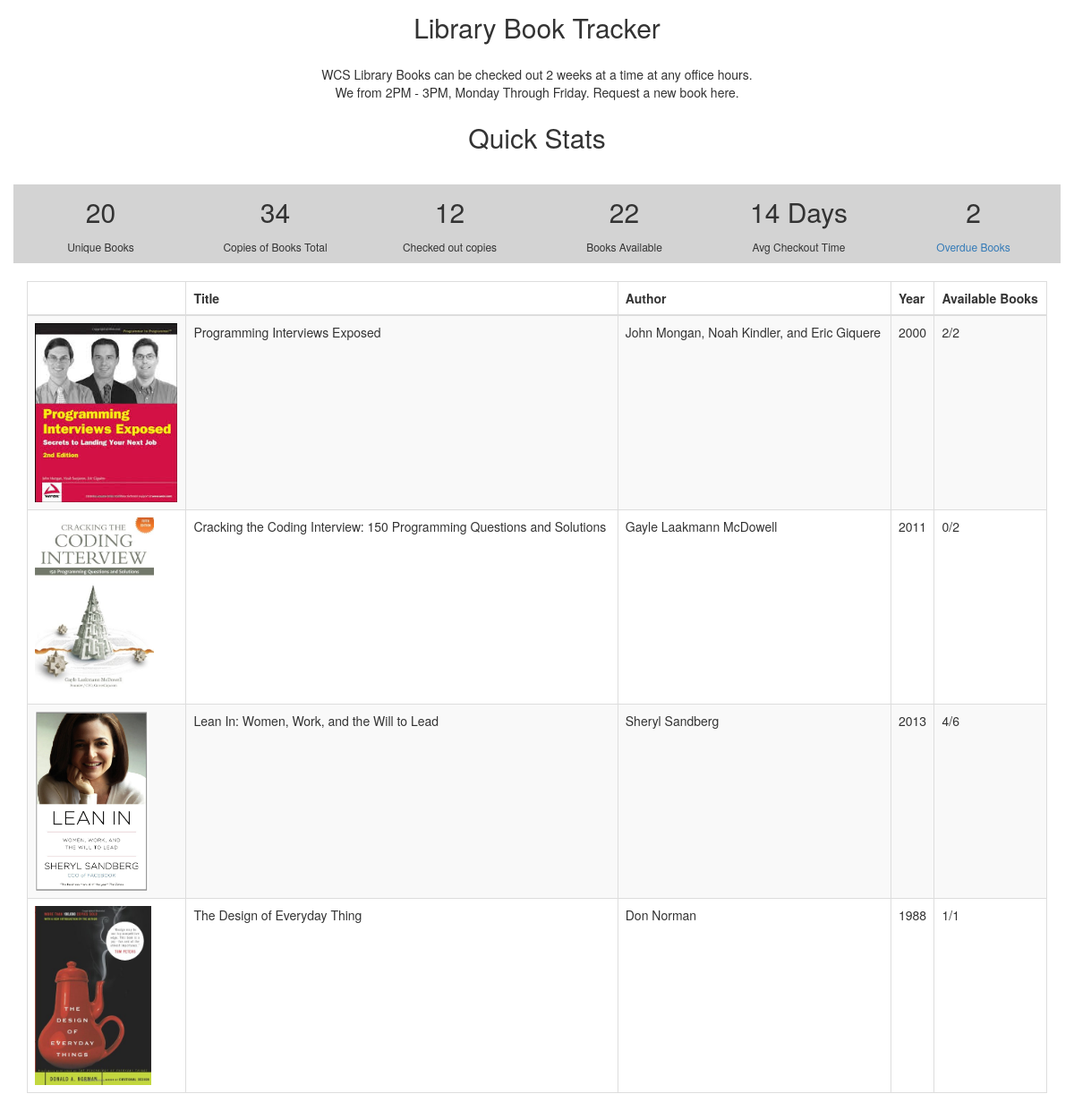
The page / on the database its author committed.
### tables this page shows
CREATE TABLE books (
  id integer primary key autoincrement,
  name text not null,
  authors text not null,
  available text not null,
  cover text not null,
  year integer,
  category text not null
);

### routes.py (the view)
@app.route('/')
def index():
	db = get_db()
	cur = db.execute('select * from books')
	books = cur.fetchall()
	return render_template('index.html', books=books)

### routes.py (called while the page is built)
def connect_db():
    rv = sqlite3.connect(app.config['DATABASE'])
    rv.row_factory = sqlite3.Row
    return rv

def get_db():
    if not hasattr(g, "sqlite_db"):
        g.sqlite_db = connect_db()
    return g.sqlite_db

@app.before_request
def before_request():
    g.db = connect_db()

@app.teardown_request
def teardown_request(exception):
    db = getattr(g, 'db', None)
    if db is not None:
        db.close()

### templates/index.html
{% extends 'base.html' %}

### templates/base.html (shortened to what this page needs)
<!DOCTYPE html>
<html>
<head>
<link href="{{ url_for('static', filename='bootstrap/css/bootstrap.css') }}" rel="stylesheet">
<link rel="stylesheet" href="{{ url_for('static', filename='style.css') }}">
<link rel="stylesheet" href="//maxcdn.bootstrapcdn.com/font-awesome/4.3.0/css/font-awesome.min.css">
</head>
<body>
<div class="container">
<div class="page-home-title">Library Book Tracker</div>
<div class="page-home-description">
WCS Library Books can be checked out 2 weeks at a time at any office hours.<br>
We from 2PM - 3PM, Monday Through Friday. Request a new book here.<br>
</div>
<div class="page-home-title">Quick Stats</div>
<div id="quick-stats-area" class="row">
	<div class="quick-stats-box col-md-2">
		<span class="quick-stats-number">20</span>
		<span class="quick-stats-text">Unique Books</span>
	</div>
	<div class="quick-stats-box col-md-2">
		<span class="quick-stats-number">34</span>
		<span class="quick-stats-text">Copies of Books Total</span>
	</div>
	<div class="quick-stats-box col-md-2">
		<span class="quick-stats-number">12</span>
		<span class="quick-stats-text">Checked out copies</span>
	</div>
	<div class="quick-stats-box col-md-2">
		<span class="quick-stats-number">22</span>
		<span class="quick-stats-text">Books Available</span>
	</div>
	<div class="quick-stats-box col-md-2">
			<span class="quick-stats-number">14 Days</span>
			<span class="quick-stats-text">Avg Checkout Time</span>
	</div>
	<div class="quick-stats-box col-md-2">
		<span class="quick-stats-number">2</span>
		<span class="quick-stats-text"><a href="overdue.html">Overdue Books</a></span>
	</div>
</div>
{% block content -%}
{% include "books.html" %}
{%- endblock content %}
</div>
</body>
</html>

### templates/books.html
<table class="table table-bordered table-striped">
	<thead>
		<tr>
			<th></th>
			<th>Title</th>
			<th>Author</th>
			<th>Year</th>
			<th>Available Books</th>
		</tr>
	</thead>
	<tbody>
		{% for book in books %}
		<tr>
			<td><img class="book-preview-image" src="{{ url_for('static', filename = ''+ book.cover ) }}" alt="{{ book.name }}"></td>
			<td>{{ book.name }}</td>
			<td>{{ book.authors }}</td>
			<td>{{ book.year }}</td>
			<td>{{ book.available }}</td>
		</tr>
		{% endfor %}
	</tbody>
</table>

### static/style.css (style rules this page uses)
.book-preview-image { height: 200px; }
.quick-stats-number { font-size: 30px; display: block; text-align: center; padding-bottom: 8px; }
.page-home-title { font-size: 30px; text-align: center; padding: 10px; }
.page-home-description { text-align: center; padding: 10px; }
.quick-stats-box { background-color: #d3d3d3; padding: 10px 0px; }
.quick-stats-text { display: block; font-size: 12px; text-align: center; }
#quick-stats-area { padding: 20px 0px; }

### rows shown on the page
books: cover (picture), name "Programming Interviews Exposed", authors "John Mongan, Noah Kindler, and Eric Giquere", year "2000", available "2/2"
books: cover (picture), name "Cracking the Coding Interview: 150 Programming Questions and Solutions", authors "Gayle Laakmann McDowell", year "2011", available "0/2"
books: cover (picture), name "Lean In: Women, Work, and the Will to Lead", authors "Sheryl Sandberg", year "2013", available "4/6"
books: cover (picture), name "The Design of Everyday Thing", authors "Don Norman", year "1988", available "1/1"
